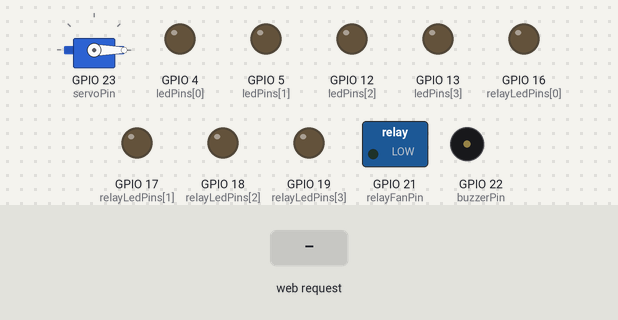
The sketch below on a simulated ESP32. Parts: servo, switched loads named in the sketch (green lamp = pin HIGH), output pins drawn as LEDs (lit = HIGH), buzzer (waves = sounding, pin HIGH). Inputs (shaded band) come from the test bench. WiFi joins after 1.5 s; servers stay silent unless stated; what the sketch prints to the serial monitor is not drawn.

Above: at 3.7 s.
3.8 s: HTTP request GET /toggle?device=fan received
At 4.2 s:
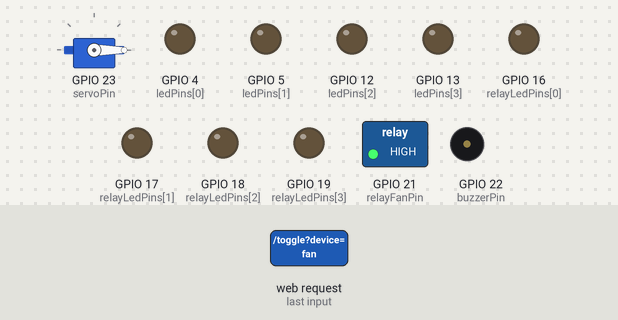
5.4 s: HTTP request GET /openDoor received
At 6.7 s:
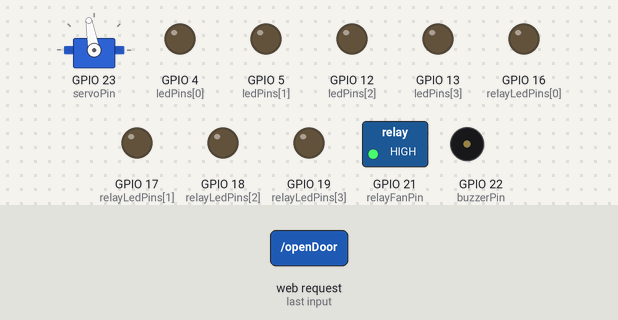
Timing chart, 0 to 12.0 s (numbered marks = the images above; inputs shaded):
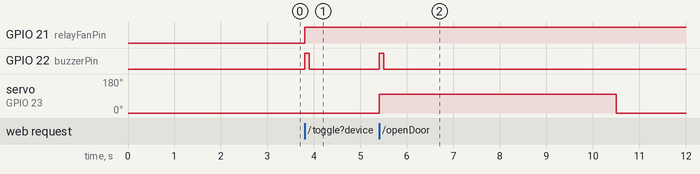

The sketch:

SMART-HOME-BERBASIS-ESP-32.ino
```cpp
#include <WiFi.h>
#include <WebServer.h>
#include <DHT.h>
#include <ESP32Servo.h>

// ----- WiFi Credentials -----
//const char* ssid = "RED (Rebahan Every Day)";
//const char* password = "TungtungtungSahur";
const char* ssid = "TER (Turu Every Day)";
const char* password = "TraBisa*22";

// ----- Pins configuration -----
// Relay pins
const int relayLedPins[4] = {16, 17, 18, 19};  // 4 relays for LEDs
const int relayFanPin = 21;                    // 1 relay for AC

// LEDs pins (optional, if direct led control separate from relay)
const int ledPins[4] = {4, 5, 12, 13};         // LEDs for manual indication (optional)

// Buzzer pin
const int buzzerPin = 22;

// Servo (door lock) pin
const int servoPin = 23;
Servo doorServo;

// DHT11 sensor pin and type
#define DHTPIN 14
#define DHTTYPE DHT11
DHT dht(DHTPIN, DHTTYPE);

// Webserver
WebServer server(80);

// States to track
bool relayLedStates[4] = {false, false, false, false};
bool relayFanState = false;
bool doorLocked = true;  // door initially locked

// Timing for buzzer beep
const int buzzerBeepDuration = 100; // ms

// Function to beep buzzer
void beepBuzzer() {
  digitalWrite(buzzerPin, HIGH);
  delay(buzzerBeepDuration);
  digitalWrite(buzzerPin, LOW);
}

// HTML web page for control with toggle switches
const char index_html[] PROGMEM = R"rawliteral(
<!DOCTYPE html>
<html>
<head>
  <title>ESP32 Smart Home Simulation</title>
  <meta name="viewport" content="width=device-width, initial-scale=1">
  <style>
    body { font-family: Arial, sans-serif; background: #121212; color: #e0e0e0; margin: 0; padding: 20px; }
    .header { display: flex; align-items: center; margin-bottom: 20px; }
    .logo-container {
      display: flex;
      flex-direction: column;
      align-items: center;
      justify-content: center;
      background: #1a237e;
      color: white;
      padding: 8px 12px;
      border-radius: 8px;
      margin-right: 15px;
      min-width: 60px;
      height: 60px;
      text-align: center;
      box-shadow: 0 2px 5px rgba(0,0,0,0.2);
    }
    .logo-main {
      font-weight: bold;
      font-size: 14px;
      line-height: 1.2;
      text-transform: uppercase;
    }
    .logo-sub {
      font-size: 10px;
      margin-top: 3px;
    }
    .title-container { display: flex; flex-direction: column; }
    h1 { color: #00bfa5; margin: 0; }
    .subtitle { font-size: 12px; color: #888; margin-top: 5px; }
    .section { background: #1e1e1e; padding: 15px; margin-bottom: 20px; border-radius: 10px; }
    .status { margin-top: 10px; font-size: 18px; }
    .sensor { font-style: italic; }
    .grid-container {
      display: grid;
      grid-template-columns: repeat(2, 1fr);
      gap: 15px;
    }
    .grid-item {
      background: #252525;
      padding: 12px;
      border-radius: 8px;
    }

    /* Toggle switch styling */
    .switch {
      position: relative;
      display: inline-block;
      width: 60px;
      height: 34px;
      margin: 5px;
    }
    .switch input {
      opacity: 0;
      width: 0;
      height: 0;
    }
    .slider {
      position: absolute;
      cursor: pointer;
      background-color: #d32f2f;
      border-radius: 34px;
      top: 0; left: 0; right: 0; bottom: 0;
      transition: 0.4s;
    }
    .slider:before {
      position: absolute;
      content: "";
      height: 26px;
      width: 26px;
      left: 4px;
      bottom: 4px;
      background-color: white;
      border-radius: 50%;
      transition: 0.4s;
    }
    input:checked + .slider {
      background-color: #00bfa5;
    }
    input:checked + .slider:before {
      transform: translateX(26px);
    }

    /* Button styling */
    .btn {
      background-color: #00bfa5;
      border: none;
      color: white;
      padding: 12px 24px;
      text-align: center;
      text-decoration: none;
      display: inline-block;
      font-size: 16px;
      margin: 10px 5px;
      cursor: pointer;
      border-radius: 8px;
      transition: background-color 0.3s;
    }
    .btn:hover {
      background-color: #008c7a;
    }

    /* Label text next to switch */
    .label-text {
      display: inline-block;
      vertical-align: middle;
      margin-left: 8px;
      font-size: 16px;
    }
  </style>
</head>
<body>
  <div class="header">
    <div class="logo-container">
      <div class="logo-main">SMAN 5</div>
      <div class="logo-sub">Parepare</div>
    </div>
    <div class="title-container">
      <h1>ESP32 Smart Home Simulation</h1>
      <div class="subtitle">by: Muhammad Zahran Farzanah</div>
    </div>
  </div>

  <div class="section">
    <h2>Lighting Control</h2>
    <div class="grid-container">
      <div class="grid-item">
        <label class="switch">
          <input type="checkbox" id="led1" onchange="toggleDevice('led1')">
          <span class="slider"></span>
        </label>
        <span class="label-text" id="led1Label">Lampu Kamar</span>
      </div>

      <div class="grid-item">
        <label class="switch">
          <input type="checkbox" id="led2" onchange="toggleDevice('led2')">
          <span class="slider"></span>
        </label>
        <span class="label-text" id="led2Label">Lampu Ruang Tamu</span>
      </div>

      <div class="grid-item">
        <label class="switch">
          <input type="checkbox" id="led3" onchange="toggleDevice('led3')">
          <span class="slider"></span>
        </label>
        <span class="label-text" id="led3Label">Lampu Teras</span>
      </div>

      <div class="grid-item">
        <label class="switch">
          <input type="checkbox" id="led4" onchange="toggleDevice('led4')">
          <span class="slider"></span>
        </label>
        <span class="label-text" id="led4Label">Lampu Ruang Keluarga</span>
      </div>
    </div>
  </div>

  <div class="section">
    <h2>Fan Control</h2>
    <label class="switch">
      <input type="checkbox" id="fan" onchange="toggleDevice('fan')">
      <span class="slider"></span>
    </label>
    <span class="label-text" id="fanLabel">AC</span>
  </div>

  <div class="section">
    <h2>Door Lock (Servo)</h2>
    <button class="btn" onclick="openDoor()">Buka Pintu</button>
    <div id="doorStatus" class="status"></div>
    <p class="sensor">Click button to open door for 5 seconds</p>
  </div>

  <div class="section">
    <h2>Room Conditions (DHT11)</h2>
    <div>Temperature: <span id="temperature">--</span> &deg;C</div>
    <div>Humidity: <span id="humidity">--</span> %</div>
  </div>

<script>
  // Fetch device states periodically
  setInterval(() => {
    fetch('/status').then(response => response.json()).then(data => {
      updateToggles(data);
      document.getElementById('temperature').textContent = data.temperature.toFixed(1);
      document.getElementById('humidity').textContent = data.humidity.toFixed(1);
      document.getElementById('doorStatus').textContent = data.doorLocked ? 'Locked' : 'Unlocked';
    });
  }, 2000);

  function updateToggles(data) {
    for(let i=0; i<4; i++) {
      let cb = document.getElementById('led'+(i+1));
      cb.checked = data.ledStates[i];
    }
    let fanCb = document.getElementById('fan');
    fanCb.checked = data.fanState;
  }

  function toggleDevice(device) {
    fetch('/toggle?device=' + device)
      .then(response => response.text())
      .then(data => console.log(data))
      .catch(e => console.error(e));
  }

  function openDoor() {
    fetch('/openDoor')
      .then(response => response.text())
      .then(data => {
        console.log(data);
        document.getElementById('doorStatus').textContent = 'Unlocked (auto-locking in 5s)';
      })
      .catch(e => console.error(e));
  }
</script>
</body>
</html>
)rawliteral";

// Function prototypes
void handleRoot();
void handleToggle();
void handleStatus();
void handleOpenDoor();
void updateDoorServo();

// Setup
void setup() {
  Serial.begin(115200);
  delay(1000);

  // Initialize pins
  for(int i=0; i<4; i++) {
    pinMode(relayLedPins[i], OUTPUT);
    digitalWrite(relayLedPins[i], LOW);
    pinMode(ledPins[i], OUTPUT);
    digitalWrite(ledPins[i], LOW);
  }
  pinMode(relayFanPin, OUTPUT);
  digitalWrite(relayFanPin, LOW);

  pinMode(buzzerPin, OUTPUT);
  digitalWrite(buzzerPin, LOW);

  // Setup servo
  doorServo.attach(servoPin);
  // Lock door initially
  doorServo.write(0);  // 0deg locked
  doorLocked = true;

  // Initialize DHT sensor
  dht.begin();

  // Connect to WiFi
  Serial.print("Connecting to WiFi: ");
  Serial.println(ssid);
  WiFi.begin(ssid, password);
  while(WiFi.status() != WL_CONNECTED) {
    delay(500);
    Serial.print(".");
  }
  Serial.println("\nWiFi connected.");
  Serial.print("IP address: ");
  Serial.println(WiFi.localIP());

  // Setup web server routes
  server.on("/", handleRoot);
  server.on("/toggle", handleToggle);
  server.on("/status", handleStatus);
  server.on("/openDoor", handleOpenDoor);
  server.begin();
  Serial.println("Webserver started");
}

void loop() {
  server.handleClient();
}

// Handle root page
void handleRoot() {
  server.send_P(200, "text/html", index_html);
}

// Handle toggle commands for devices
void handleToggle() {
  if (!server.hasArg("device")) {
    server.send(400, "text/plain", "Device not specified");
    return;
  }
  String device = server.arg("device");
  Serial.println("Toggle request: " + device);
  if(device.startsWith("led")) {
    int ledIndex = device.substring(3).toInt() - 1;
    if(ledIndex >=0 && ledIndex <4) {
      relayLedStates[ledIndex] = !relayLedStates[ledIndex];
      digitalWrite(relayLedPins[ledIndex], relayLedStates[ledIndex] ? HIGH : LOW);
      digitalWrite(ledPins[ledIndex], relayLedStates[ledIndex] ? HIGH : LOW); // led on/off indicator
      beepBuzzer();
      server.send(200, "text/plain", "LED "+String(ledIndex+1)+" toggled");
      return;
    }
  } else if(device == "fan") {
    relayFanState = !relayFanState;
    digitalWrite(relayFanPin, relayFanState ? HIGH : LOW);
    beepBuzzer();
    server.send(200, "text/plain", "AC toggled");
    return;
  }

  server.send(400, "text/plain", "Invalid device");
}

// Handle door open request
void handleOpenDoor() {
  doorLocked = false;
  updateDoorServo();
  beepBuzzer();
  server.send(200, "text/plain", "Door unlocked for 5 seconds");

  // Auto-lock after 5 seconds
  delay(5000);
  doorLocked = true;
  updateDoorServo();
}

// Return JSON with current device states and sensor data
void handleStatus() {
  float temperature = dht.readTemperature();
  float humidity = dht.readHumidity();

  String json = "{";
  json += "\"ledStates\":[";
  for(int i=0; i<4; i++) {
    json += (relayLedStates[i] ? "true" : "false");
    if(i<3) json += ",";
  }
  json += "],";
  json += "\"fanState\":" + String(relayFanState ? "true" : "false") + ",";
  json += "\"doorLocked\":" + String(doorLocked ? "true" : "false") + ",";
  json += "\"temperature\":" + (isnan(temperature) ? "null" : String(temperature)) + ",";
  json += "\"humidity\":" + (isnan(humidity) ? "null" : String(humidity));
  json += "}";

  server.send(200, "application/json", json);
}

// Update servo position based on doorLocked state
void updateDoorServo() {
  if(doorLocked) {
    doorServo.write(0);     // Locked position
  } else {
    doorServo.write(100);    // Unlocked position (door open)
  }
}
```

Measured:
- after the input at 3.8 s, GPIO 21 (relayFanPin): LOW → HIGH at once; GPIO 22 (buzzerPin): LOW → HIGH at once, → LOW 0.10 s later
- after the input at 5.4 s, GPIO 22 (buzzerPin): LOW → HIGH at once, → LOW 0.10 s later; servo on GPIO 23 (servoPin): 0° → 100° at once, → 0° 5.1 s later
